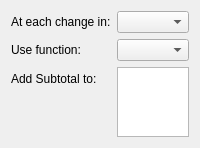
<?xml version="1.0" encoding="UTF-8"?>
<ui version="4.0">
 <author>Norbert Andres &lt;nandres@web.de&gt;</author>
 <comment>This file is part of the KDE project
Copyright (C) 2002 Norbert Andres &lt;nandres@web.de&gt;

This library is free software; you can redistribute it and/or
modify it under the terms of the GNU Library General Public
License as published by the Free Software Foundation; either
version 2 of the License, or (at your option) any later version.

This library is distributed in the hope that it will be useful,
but WITHOUT ANY WARRANTY; without even the implied warranty of
MERCHANTABILITY or FITNESS FOR A PARTICULAR PURPOSE.  See the
GNU Library General Public License for more details.

You should have received a copy of the GNU Library General Public
License along with this library; see the file COPYING.LIB.  If not,
write to the Free Software Foundation, Inc., 51 Franklin Street,
Fifth Floor, Boston, MA 02110-1301, USA.</comment>
 <class>SubtotalsWidget</class>
 <widget class="QWidget" name="SubtotalsWidget">
  <property name="geometry">
   <rect>
    <x>0</x>
    <y>0</y>
    <width>178</width>
    <height>132</height>
   </rect>
  </property>
  <layout class="QFormLayout" name="formLayout">
   <item row="0" column="0">
    <widget class="QLabel" name="m_eachChangeLabel">
     <property name="text">
      <string>At each change in:</string>
     </property>
    </widget>
   </item>
   <item row="0" column="1">
    <widget class="KComboBox" name="m_columnBox"/>
   </item>
   <item row="1" column="0">
    <widget class="QLabel" name="m_useFunctionLabel">
     <property name="text">
      <string>Use function:</string>
     </property>
    </widget>
   </item>
   <item row="1" column="1">
    <widget class="KComboBox" name="m_functionBox"/>
   </item>
   <item row="2" column="0">
    <widget class="QLabel" name="m_addSubtotalToLabel">
     <property name="text">
      <string>Add Subtotal to:</string>
     </property>
    </widget>
   </item>
   <item row="2" column="1">
    <widget class="QListWidget" name="m_columnList"/>
   </item>
  </layout>
 </widget>
 <customwidgets>
  <customwidget>
   <class>KComboBox</class>
   <extends>QComboBox</extends>
   <header>KComboBox</header>
  </customwidget>
 </customwidgets>
 <resources/>
 <connections/>
</ui>
